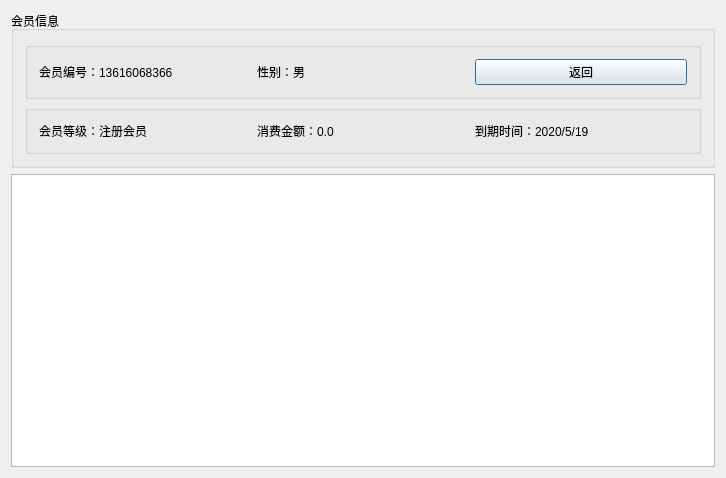
<?xml version="1.0" encoding="UTF-8"?>
<ui version="4.0">
 <class>MemberGood</class>
 <widget class="QDialog" name="MemberGood">
  <property name="geometry">
   <rect>
    <x>0</x>
    <y>0</y>
    <width>726</width>
    <height>478</height>
   </rect>
  </property>
  <property name="windowTitle">
   <string>会员交易记录查询</string>
  </property>
  <layout class="QVBoxLayout" name="verticalLayout_2">
   <item>
    <widget class="QGroupBox" name="groupBox">
     <property name="title">
      <string>会员信息</string>
     </property>
     <layout class="QVBoxLayout" name="verticalLayout">
      <item>
       <widget class="QGroupBox" name="groupBox_3">
        <property name="title">
         <string/>
        </property>
        <layout class="QHBoxLayout" name="horizontalLayout">
         <item>
          <widget class="QLabel" name="label">
           <property name="text">
            <string>会员编号：13616068366</string>
           </property>
          </widget>
         </item>
         <item>
          <widget class="QLabel" name="label_2">
           <property name="text">
            <string>性别：男</string>
           </property>
          </widget>
         </item>
         <item>
          <widget class="QPushButton" name="pushButton_back">
           <property name="text">
            <string>返回</string>
           </property>
          </widget>
         </item>
        </layout>
       </widget>
      </item>
      <item>
       <widget class="QGroupBox" name="groupBox_2">
        <property name="title">
         <string/>
        </property>
        <layout class="QHBoxLayout" name="horizontalLayout_2">
         <item>
          <widget class="QLabel" name="label_3">
           <property name="text">
            <string>会员等级：注册会员</string>
           </property>
          </widget>
         </item>
         <item>
          <widget class="QLabel" name="label_4">
           <property name="text">
            <string>消费金额：0.0</string>
           </property>
          </widget>
         </item>
         <item>
          <widget class="QLabel" name="label_5">
           <property name="text">
            <string>到期时间：2020/5/19</string>
           </property>
          </widget>
         </item>
        </layout>
       </widget>
      </item>
     </layout>
    </widget>
   </item>
   <item>
    <widget class="QTableWidget" name="tableWidget"/>
   </item>
  </layout>
 </widget>
 <layoutdefault spacing="6" margin="11"/>
 <resources/>
 <connections/>
</ui>
